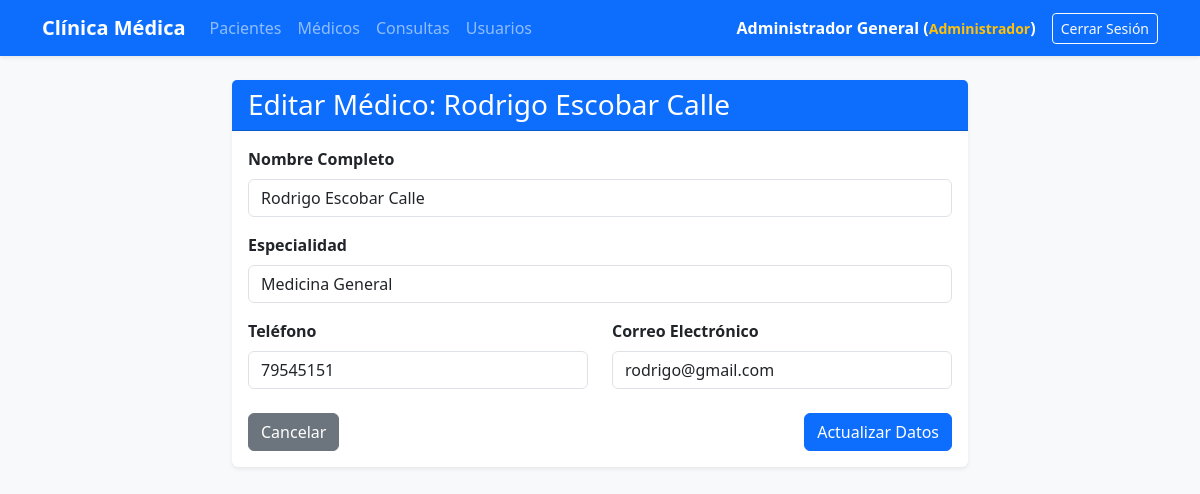
Page /medicos/edit/1 (signed in) on the committed database.
### models/medico_model.py (models this page shows, shortened)
class Medico(db.Model):
    __tablename__ = "medicos"
    id = db.Column(db.Integer, primary_key=True)
    nombre = db.Column(db.String(100), nullable=False)
    especialidad = db.Column(db.String(100))
    telefono = db.Column(db.String(20))
    correo = db.Column(db.String(80))
    consultas = db.relationship('Consulta', back_populates='medico')
    @staticmethod
    def get_by_id(id):
        return Medico.query.get(id)

### controllers/medico_controller.py (the view, shortened to what this page needs)
@medico_bp.route("/edit/<int:id>",methods=['GET','POST'])
def edit(id):
    medico = Medico.get_by_id(id)
    return medico_view.edit(medico=medico)

### run.py (called while the page is built)
@app.before_request
def restringir_acceso():
    if request.endpoint and 'usuario.login' not in request.endpoint and 'static' not in request.endpoint:
        if 'usuario_id' not in session:
            return redirect(url_for('usuario.login'))

@app.context_processor
def inject_active_path():
    def is_active(path):
        return 'active' if request.path == path else ''
    return(dict(is_active = is_active))

### views/medico_view.py (called while the page is built)
def edit(medico):
    return render_template("medicos/edit.html", medico=medico)

### templates/medicos/edit.html (shortened to what this page needs)
{% extends 'base.html' %}
{% block content %}
    <div class="row justify-content-center">
        <div class="col-md-8">
            <div class="card shadow-sm border-0">
                <div class="card-header bg-primary text-white">
                    <h3 class="mb-0">Editar Médico: {{ medico.nombre }}</h3>
                </div>
                <div class="card-body">
                    <form action="{{ url_for('medico.edit', id=medico.id) }}" method="POST">
                        <div class="mb-3">
                            <label class="form-label fw-bold">Nombre Completo</label>
                            <input type="text" class="form-control" name="nombre" value="{{ medico.nombre }}" required>
                        </div>
                        <div class="mb-3">
                            <label class="form-label fw-bold">Especialidad</label>
                            <input type="text" class="form-control" name="especialidad" value="{{ medico.especialidad }}" required>
                        </div>
                        <div class="row">
                            <div class="col-md-6 mb-4">
                                <label class="form-label fw-bold">Teléfono</label>
                                <input type="text" class="form-control" name="telefono" value="{{ medico.telefono }}" required>
                            </div>
                            <div class="col-md-6 mb-4">
                                <label class="form-label fw-bold">Correo Electrónico</label>
                                <input type="email" class="form-control" name="correo" value="{{ medico.correo }}" required>
                            </div>
                        </div>
                        <div class="d-flex justify-content-between">
                            <a href="{{ url_for('medico.index') }}" class="btn btn-secondary">Cancelar</a>
                            <button type="submit" class="btn btn-primary">Actualizar Datos</button>
                        </div>
                    </form>
                </div>
            </div>
        </div>
    </div>
{% endblock %}

### rows in the picture
Medico: nombre "Rodrigo Escobar Calle", especialidad "Medicina General", telefono "79545151", correo "rodrigo@gmail.com"

### other values in the picture
{{ session.get('usuario_nombre') }} "Administrador General"
{{ session.get('usuario_rol') }} "Administrador"
